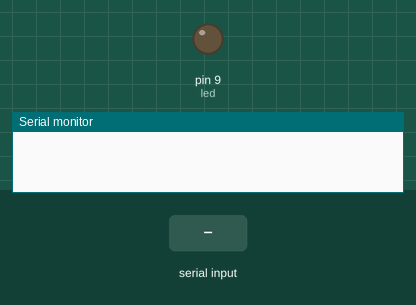
Simulated run of this sketch. Board: Arduino Uno, built with avr-gcc and run on an emulated ATmega328P. On the bench: output pins drawn as LEDs (lit = HIGH), the last lines printed to the serial monitor. The test bench sets the inputs (shaded band).

Above: at 1.2 s.
1.3 s: "a" received over the second serial link
At 1.6 s:
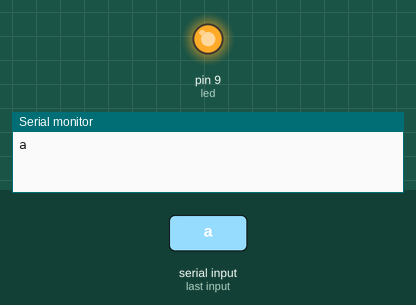
2.8 s: "b" received over the second serial link
At 3.9 s:
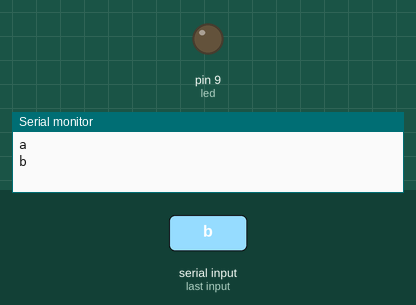
Timing chart, 0 to 5.8 s (numbered marks = the images above; inputs shaded):
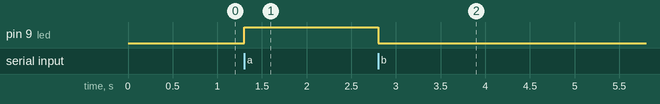

The sketch:

COPIEDbt.ino
```cpp
#include<SoftwareSerial.h>
int TxD=3;
int RxD=2;
int led=9;

SoftwareSerial BTserial(TxD,RxD);
char c;
void setup() {
  BTserial.begin(9600);
  Serial.begin(9600);
  pinMode(led,OUTPUT);
  // put your setup code here, to run once:

}

void loop() {
  // put your main code here, to run repeatedly:
   if (BTserial.available()>0)
 {
    c=BTserial.read();
  Serial.println(c);

  if (c=='a')
   {
   digitalWrite(led,HIGH);

    }
    if (c=='b')
      {
      digitalWrite(led,LOW);

      }
}
}
```

Measured:
- after the input at 1.3 s, pin 9 (led): LOW → HIGH at once
- after the input at 2.8 s, pin 9 (led): HIGH → LOW at once
